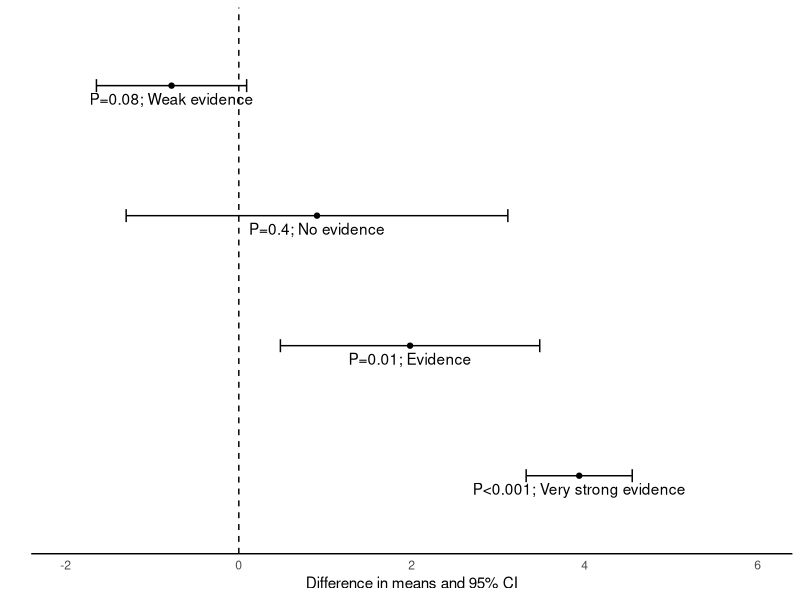

Source code (R): (Note: this script raises an error after producing the figure.)
## ---- chunk 1
library(flextable)
## ---- chunk 2
#| tbl-cap: Interpretation of P-values

tab4_1 <- tibble::tribble(
    ~`Size of P-value`, ~`Strength of evidence`,
    "<0.001", "Very strong evidence",
    "0.001 to <0.01", "Strong evidence",
    "0.01 to <0.05", "Evidence",
    "0.05 to <0.1", "Weak evidence",
    "≥0.1", "Little or no evidence"
)

flextable(tab4_1)
## ---- chunk 3
set.seed(8675309)
library(ggplot2)
library(dplyr)

group4 <- data.frame(
    group = 4,
    x = rnorm(65, mean = -1, sd = 4)
)

group3 <- data.frame(
    group = 3,
    x = rnorm(50, mean = 1, sd = 8)
)

group2 <- data.frame(
    group = 2,
    x = rnorm(45, mean = 2, sd = 5.5)
)

group1 <- data.frame(
    group = 1,
    x = rnorm(50, mean = 4, sd = 2)
)

df <- rbind(group1, group2, group3, group4)
df$group <- factor(df$group)

dfsumm <- df |>
    group_by(group) |>
    summarise(
        mean.x = mean(x, na.rm = TRUE),
        sd.x = sd(x, na.rm = TRUE),
        n.x = n()
    ) |>
    mutate(
        se.x = sd.x / sqrt(n.x),
        lower.ci.x = mean.x - qt(1 - (0.05 / 2), n.x - 1) * se.x,
        upper.ci.x = mean.x + qt(1 - (0.05 / 2), n.x - 1) * se.x,
        text = c(
            "P<0.001; Very strong evidence",
            "P=0.01; Evidence",
            "P=0.4; No evidence",
            "P=0.08; Weak evidence"
        )
    )

ggplot(data = dfsumm, aes(x = mean.x, y = group)) +
    geom_errorbar(aes(xmin = lower.ci.x, xmax = upper.ci.x), width = 0.1) +
    geom_point() +
    geom_text(aes(label = text), nudge_y = -0.1) +
    xlim(c(-2, 6)) +
    theme_minimal() +
    theme(
        panel.grid.major = element_blank(), panel.grid.minor = element_blank(),
        axis.line.x = element_line(colour = "black"), axis.text.y = element_blank()
    ) +
    labs(x = "Difference in means and 95% CI", y = "") +
    geom_vline(xintercept = 0, linetype = 2)
## ---- chunk 4
#| tbl-cap: Values indicating no effect

df <- tibble::tribble(
    ~`Type of outcome`, ~`Measure of effect`, ~`Null value`,
    "Continuous", "Difference in means", 0L,
    "Binary", "Difference in proportions", 0L,
    "Binary", "Relative risk", 1L,
    "Binary", "Odds ratio", 1L
)

flextable(df)
## ---- chunk 5
#| fig-cap: P-value for a 2-tailed test

knitr::include_graphics(here::here("img", "mod04", "two-tailed-test.png"))
## ---- chunk 6
#| fig-cap: P-value for 1-tailed tests

knitr::include_graphics(here::here("img", "mod04", "one-tailed-tests.png"))
